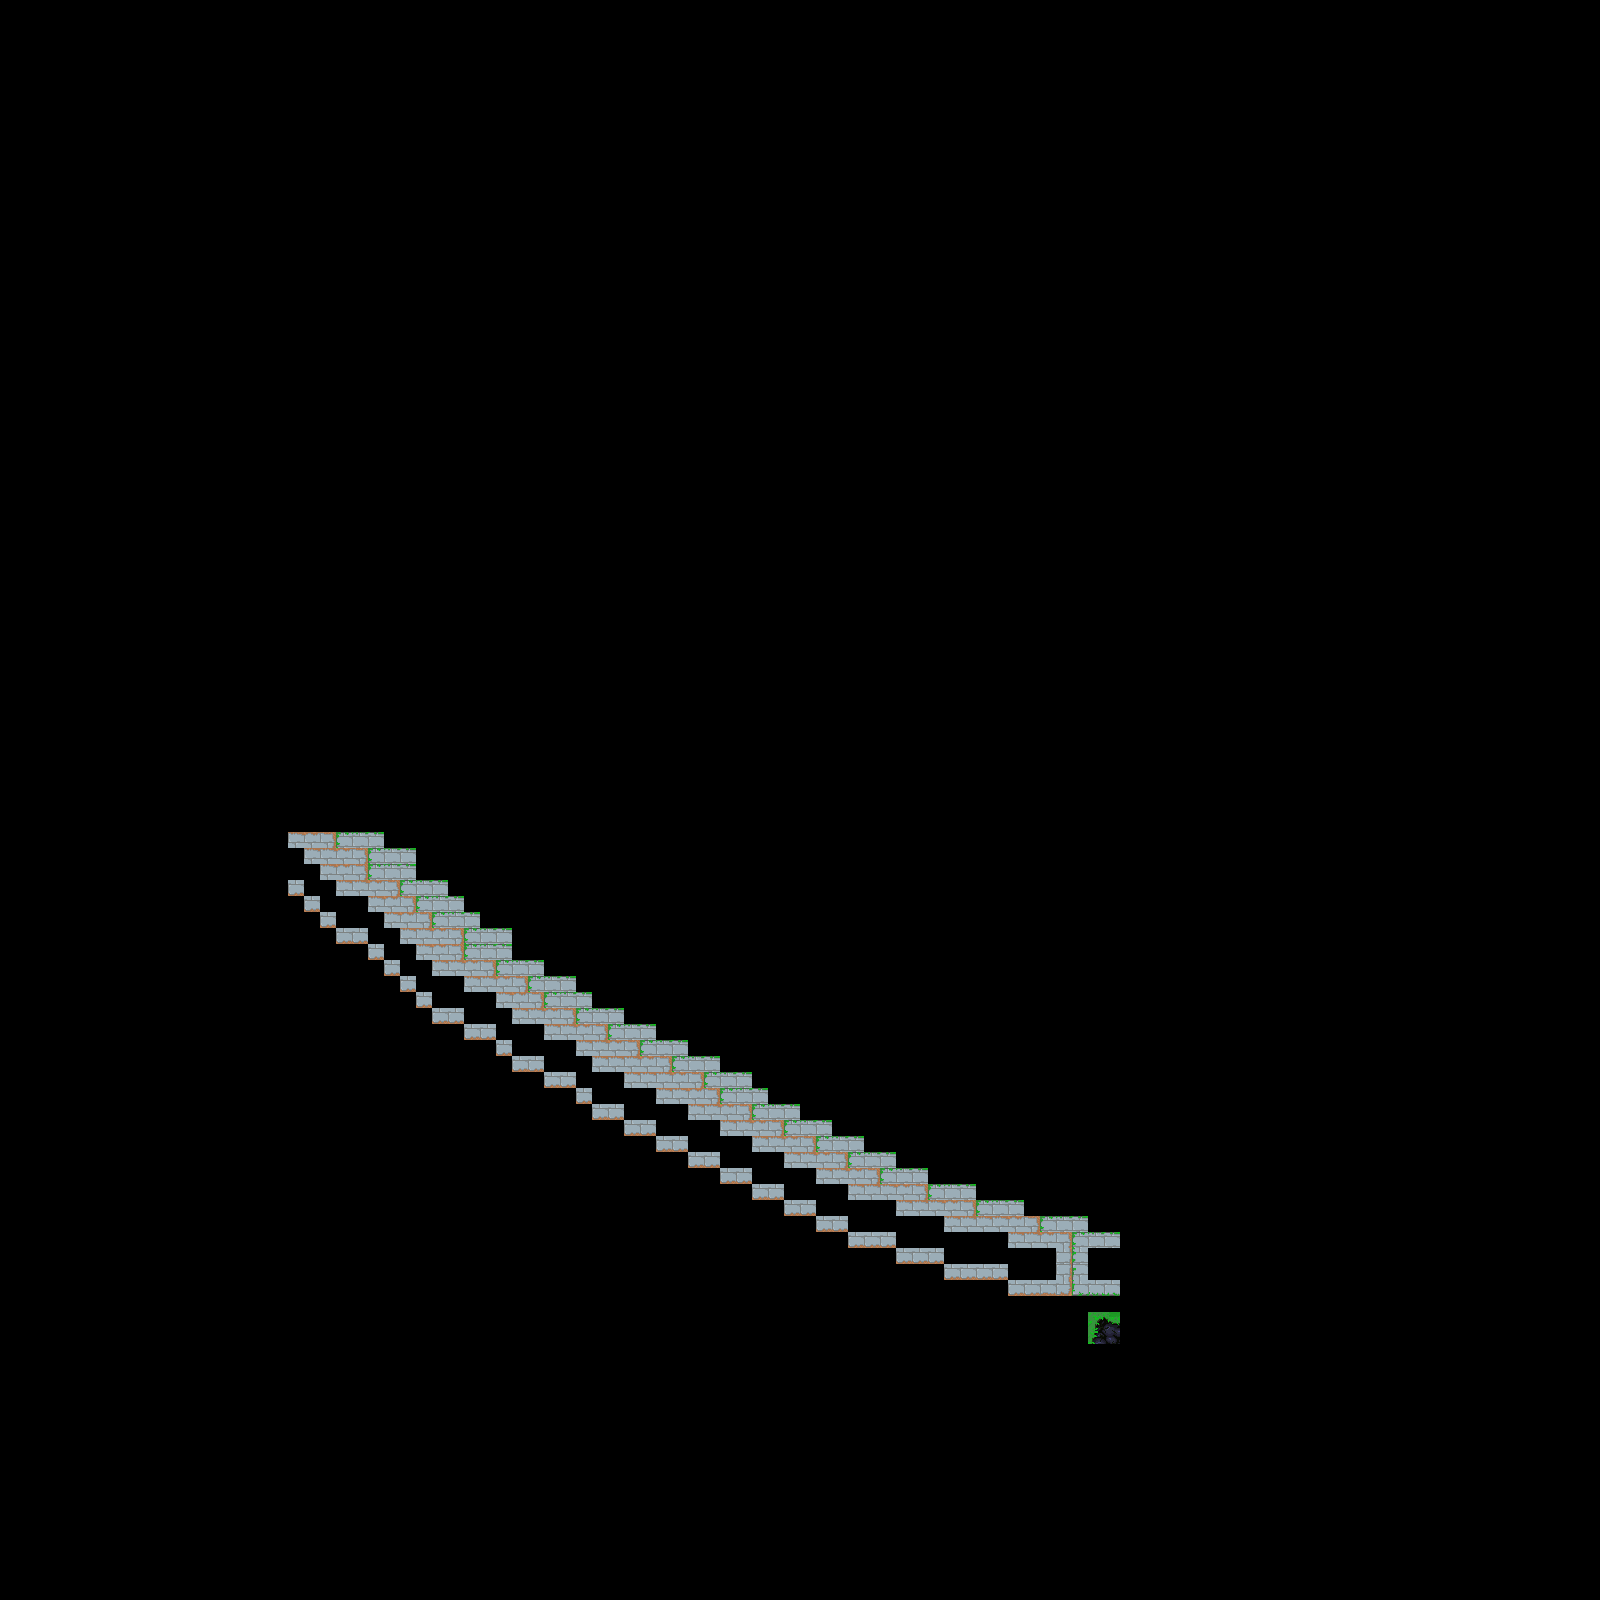

A level layout from a 2D game, rendered from its tile map. Below: a short description, then the map file with tile-grid data replaced by summaries:
An orthogonal 100x100 tile map with 16x16 px tiles, 5 tile layers (background, buildings, midGround, foreGround, ...) and 3 objects.

<map version="1.0" tiledversion="1.1.6" orientation="orthogonal" renderorder="right-down" width="100" height="100" tilewidth="16" tileheight="16" infinite="0" nextobjectid="34">
 <tileset firstgid="1" source="MasterspriteSheetBackup2.tsx" />
 <layer name="background" width="100" height="100">
  <data>[10000 cells, 494 non-empty, 42 distinct tile ids]</data>
 </layer>
 <objectgroup name="Portal">
  <object id="29" x="762" y="1582" width="132" height="16">
   <properties>
    <property name="Click" value="false" />
    <property name="SafteyOffSetX" value="0" />
    <property name="SafteyOffSetY" value="-50" />
    <property name="standardFrom" value="2" />
    <property name="standardTo" value="5" />
   </properties>
  </object>
  <object id="30" x="-1" y="757" width="41" height="60">
   <properties>
    <property name="Click" value="false" />
    <property name="SafteyOffSetX" value="50" />
    <property name="SafteyOffSetY" value="0" />
    <property name="standardFrom" value="2" />
    <property name="standardTo" value="7" />
   </properties>
  </object>
  <object id="31" x="1255" y="1230" width="15" height="76">
   <properties>
    <property name="Click" value="false" />
    <property name="SafteyOffSetX" value="-50" />
    <property name="SafteyOffSetY" value="0" />
    <property name="standardFrom" value="2" />
    <property name="standardTo" value="8" />
   </properties>
  </object>
 </objectgroup>
 <layer name="buildings" width="100" height="100">
  <data>[10000 cells, 0 non-empty, 0 distinct tile ids]</data>
 </layer>
 <layer name="midGround" width="100" height="100">
  <data>[10000 cells, 0 non-empty, 0 distinct tile ids]</data>
 </layer>
 <layer name="foreGround" width="100" height="100">
  <data>[10000 cells, 0 non-empty, 0 distinct tile ids]</data>
 </layer>
 <layer name="placement" width="100" height="100">
  <data>[10000 cells, 0 non-empty, 0 distinct tile ids]</data>
 </layer>
</map>
